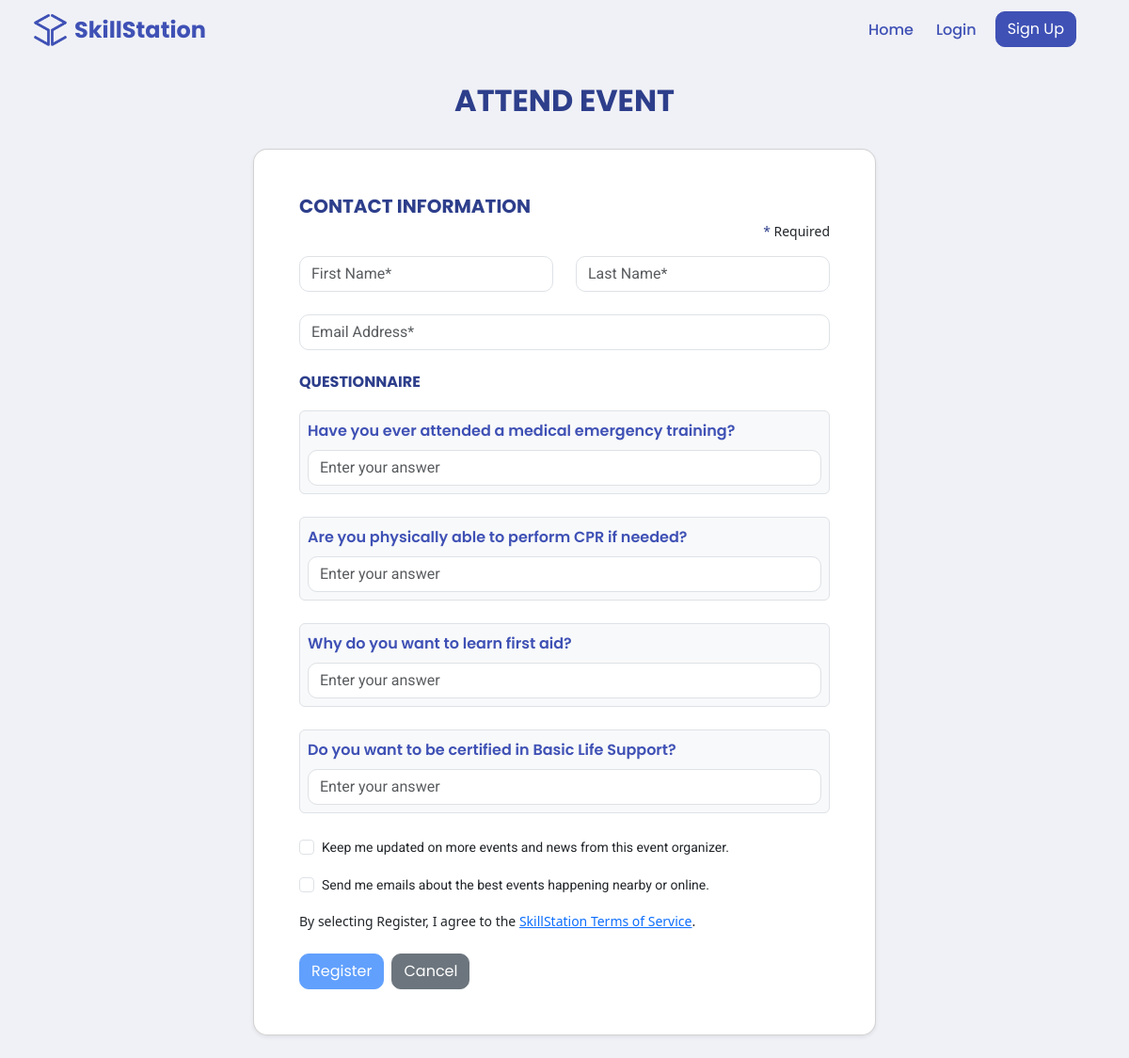
The app's page /attend.php?eventId=11 with its own data.
### tables this page shows
CREATE TABLE `eventquestions` (
  `eventQuestionId` int(11) NOT NULL,
  `eventId` int(11) NOT NULL,
  `question` varchar(255) NOT NULL,
  `isRequired` varchar(3) NOT NULL
);

### backend/shared/connect.php (called while the page is built, shortened)
<?php
  function executeQuery($query){
    $conn = $GLOBALS['conn'];
    return mysqli_query($conn, $query);
  }
?>

### backend/guest/attend.php (called while the page is built, shortened)
<?php
include("backend/shared/connect.php");
$eventId = $_GET['eventId'];
$eventFormQuery = "SELECT * FROM eventquestions WHERE eventId = '$eventId'";
$eventFormResult = executeQuery($eventFormQuery);
?>

### attend.php (the view, shortened to what this page needs)
<?php
include('backend/guest/attend.php');
?>
<!doctype html>
<html lang="en">
<head>
    <link href="https://cdn.jsdelivr.net/npm/bootstrap@5.3.6/dist/css/bootstrap.min.css" rel="stylesheet"
>
    <link rel="stylesheet" href="assets/css/style.css">
    <link rel="stylesheet" href="assets/css/navbar.css">
</head>
<body>
    <?php include 'assets/php/navbar-guest.php'; ?>
    <div class="container-fluid min-vh-100 d-flex align-items-center justify-content-center py-4">
        <div class="row w-100 justify-content-center">
            <div class="col-12 text-center mb-4">
                <h5 class="fw-bold" style="color: #2d3e8b; font-size: 2rem;">ATTEND EVENT</h5>
            </div>
            <div class="col-lg-7 col-md-9 col-12">
                <div class="card shadow-sm p-4 p-md-5" style="max-width: 700px; margin: 0 auto;">
                    <div class="mb-3">
                        <h6 class="fw-bold mb-1" style="color: #2d3e8b; font-size: 1.25rem;">CONTACT INFORMATION</h6>
                        <div class="d-flex justify-content-end">
                            <small class="mt-2 mt-md-0"><span style="color: #2d3e8b;">*</span> <span
                                    class="text-dark">Required</span></small>
                        </div>
                    </div>
                    <form method="POST" action="" class="d-flex flex-column gap-2 w-100">
                        <div class="row mb-3">
                            <div class="col">
                                <input type="text" class="form-control" id="firstName" name="firstName"
                                    placeholder="First Name*" required>
                            </div>
                            <div class="col">
                                <input type="text" class="form-control" id="lastName" name="lastName"
                                    placeholder="Last Name*" required>
                            </div>
                        </div>
                        <div class="mb-3">
                            <input type="email" class="form-control" id="email" name="email"
                                placeholder="Email Address*" required>
                        </div>
                        <div class="mb-2">
                            <h6 class="fw-bold mb-1" style="color: #2d3e8b;">QUESTIONNAIRE</h6>
                        </div>
                        <?php while ($eventFormRow = mysqli_fetch_assoc($eventFormResult)) { ?>
                            <div class="mb-3 p-2 bg-light border rounded">
                                <label class="form-label fw-semibold"><?php echo $eventFormRow['question'] ?></label>
                                <input type="text" class="form-control" placeholder="Enter your answer"
                                    name="question_<?php echo $eventFormRow['eventQuestionId'] ?>" <?php echo ($eventFormRow['isRequired'] == 'yes') ? 'required' : ''; ?>>
                            </div>
                        <?php
                        }
                        ?>
                        <div class="mb-2 form-check">
                            <input class="form-check-input" type="checkbox" id="updates" name="updates" required>
                            <label class="form-check-label small" for="updates">
                                Keep me updated on more events and news from this event organizer.
                            </label>
                        </div>
                        <div class="mb-2 form-check">
                            <input class="form-check-input" type="checkbox" id="sendemail" name="sendemail" required>
                            <label class="form-check-label small" for="sendemail">
                                Send me emails about the best events happening nearby or online.
                            </label>
                        </div>
                        <div class="mb-3 small">
                            By selecting Register, I agree to the <a href="#" data-bs-toggle="modal"
                                data-bs-target="#termsModal">SkillStation Terms of Service</a>.
                        </div>
                        <div class="d-flex gap-2">
                            <button type="submit" name="submit" class="btn btn-primary" id="submitButton" disabled>
                                Register
                            </button>
                            <a href="index.php" class="btn btn-secondary">Cancel</a>
                        </div>
                    </form>
                </div>
            </div>
        </div>
    </div>
</body>
</html>

### assets/css/style.css (style rules this page uses)
:root { --heading: "Poppins", sans-serif; --body: "Roboto", sans-serif; --primaryColor: #3F51B5; --primaryColorHover: #5C6BC0; --neutralColor: #eeeeee; --bgColor: #F0F1F6; }
body { background-color: var(--bgColor); }
h1, h2, h3, h4, h5, h6 { font-family: var(--heading); }
.btn { --bs-btn-font-family: var(--heading); --bs-btn-border-radius: 10px; }
.btn-primary { --bs-btn-bg: var(--primaryColor); --bs-btn-color: white !important; --bs-btn-border-color: var(--primaryColor); --bs-btn-hover-bg: var(--primaryColorHover); --bs-btn-hover-border-color: var(--primaryColorHover); --bs-btn-active-bg: var(--primaryColorHover); --bs-btn-active-border-color: var(--primaryColorHover); }
.card { border-radius: 15px; }
.form-select, .form-control { border-radius: 10px; }
.form-label { font-family: 'Poppins'; color: var(--primaryColor); }
input, select, .form-check, .form-control { font-family: 'Roboto'; }

### records on screen
eventquestions: question "Have you ever attended a medical emergency training?"
eventquestions: question "Are you physically able to perform CPR if needed?"
eventquestions: question "Why do you want to learn first aid?"
eventquestions: question "Do you want to be certified in Basic Life Support?"
